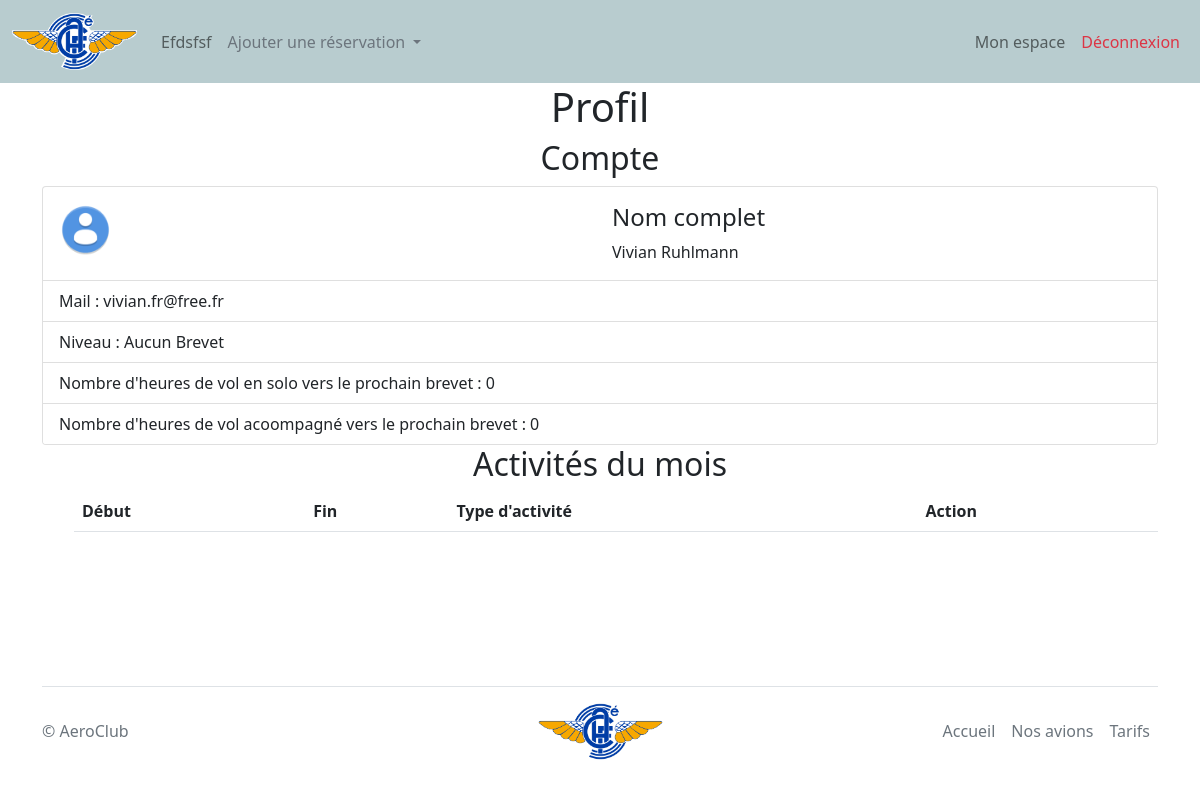
Before: /actions/seeDetails.php (signed in) with the older database file.
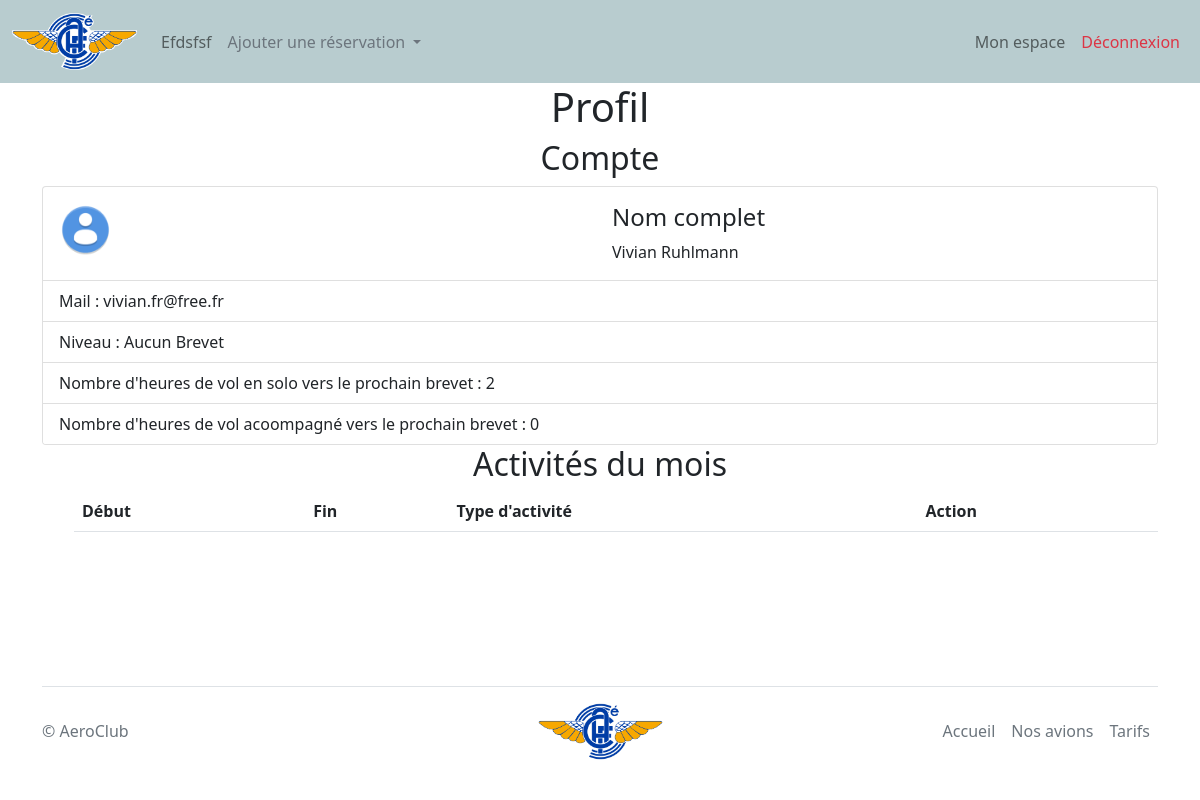
After: the same page with the newer database file.
### tables this page shows
CREATE TABLE `members` (
  `id` int(11) NOT NULL,
  `firstname` varchar(100) NOT NULL,
  `lastname` varchar(100) NOT NULL,
  `level` enum('Aucun Brevet','Brevet de Base','Licence Pilote d''Avion Léger','Brevet de Pilote Privé') NOT NULL DEFAULT 'Aucun Brevet',
  `mail` varchar(100) NOT NULL,
  `password` varchar(128) NOT NULL,
  `soloHours` int(11) NOT NULL DEFAULT '0',
  `trainingHours` int(11) NOT NULL DEFAULT '0'
);

### actions/seeDetails.php (the view, shortened to what this page needs)
<!DOCTYPE html>
<html lang="fr">
<head>
    <?php include '../utils/head.php'; ?>
</head>
<body class="d-flex flex-column h-100">
    <?php include '../utils/header.php';
    $bdd = getDatabaseConnection();
    $q = 'SELECT * FROM members WHERE id = ?';
    $req = $bdd->prepare($q);
    $req->execute([$_SESSION['user']['id']]);
    $member = $req->fetch();
    ?>
    <div class="container">
        <h1 style="text-align: center;">Profil</h1>
        <h2 style="text-align: center;">Compte</h2>
        <div class="card">
            <div class="card-body">
                <div class="row">
                    <div class="col">
                        <img style="width: 10%" src="../Images/Profil%20Icon.png" alt="Card image cap">
                    </div>
                    <div class="col">
                        <h4 class="card-title">Nom complet</h4>
                        <p class="card-text"><?= $member['firstname'] . ' ' . $member['lastname'] ?></p>
                    </div>
                </div>
            </div>
            <ul class="list-group list-group-flush">
                <li class="list-group-item">Mail : <?= $member['mail'] ?></li>
                <li class="list-group-item">Niveau : <?= $member['level'] ?></li>
                <li class="list-group-item">Nombre d'heures de vol en solo vers le prochain brevet : <?= $member['soloHours'] ?></li>
                <li class="list-group-item">Nombre d'heures de vol acoompagné vers le prochain brevet : <?= $member['trainingHours'] ?></li>
            </ul>
        </div>
        <h2 style="text-align: center;">Activités du mois</h2>
        <ul>
            <table class="table">
                <thead class="thead-dark">
                    <tr>
                        <th scope="col">Début</th>
                        <th scope="col">Fin</th>
                        <th scope="col">Type d'activité</th>
                        <th scope="col">Action</th>
                    </tr>
                </thead>
            </table>
        </ul>
    </div>
    <?php include("../utils/footer.php"); ?>
</body>

Changed rows visible on the page:
changed members "Vivian": soloHours "0" → "2"
